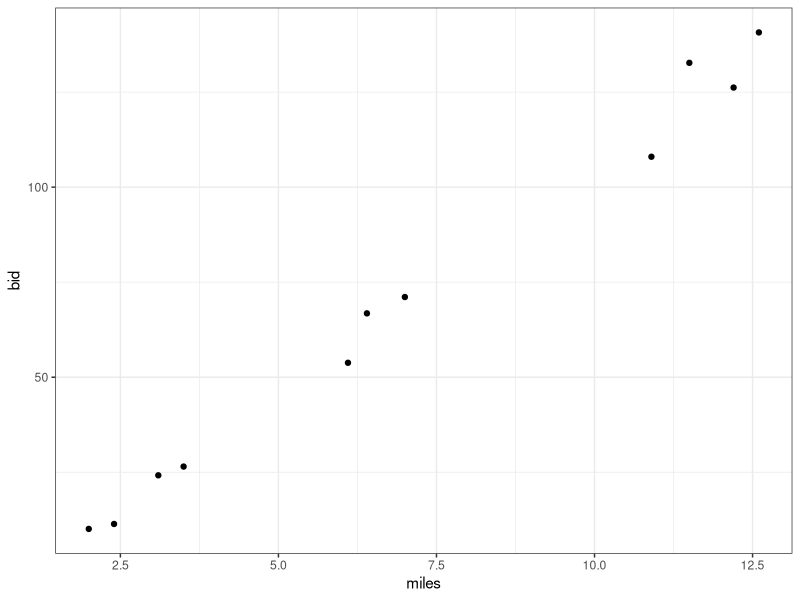
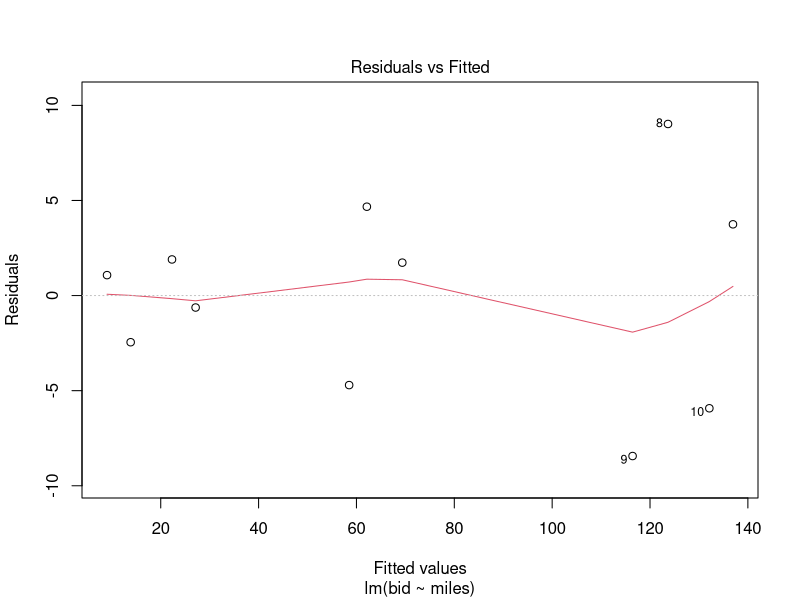
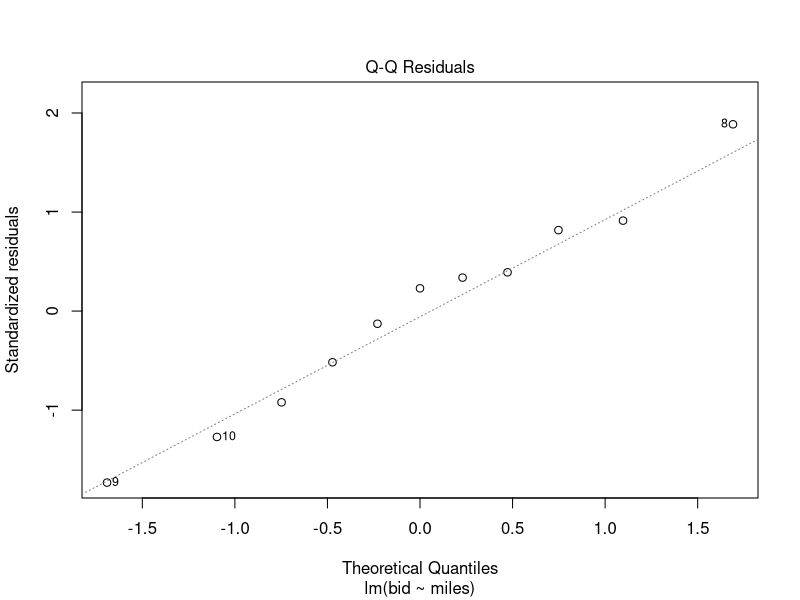
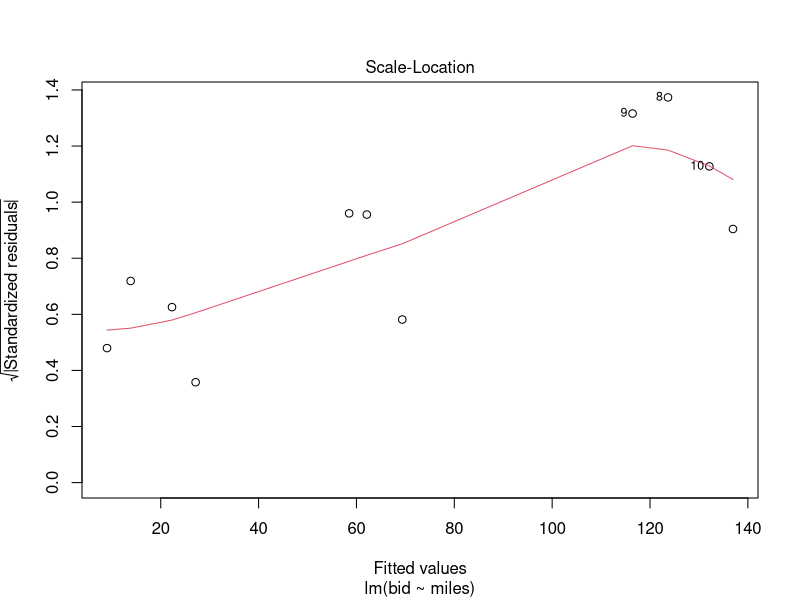
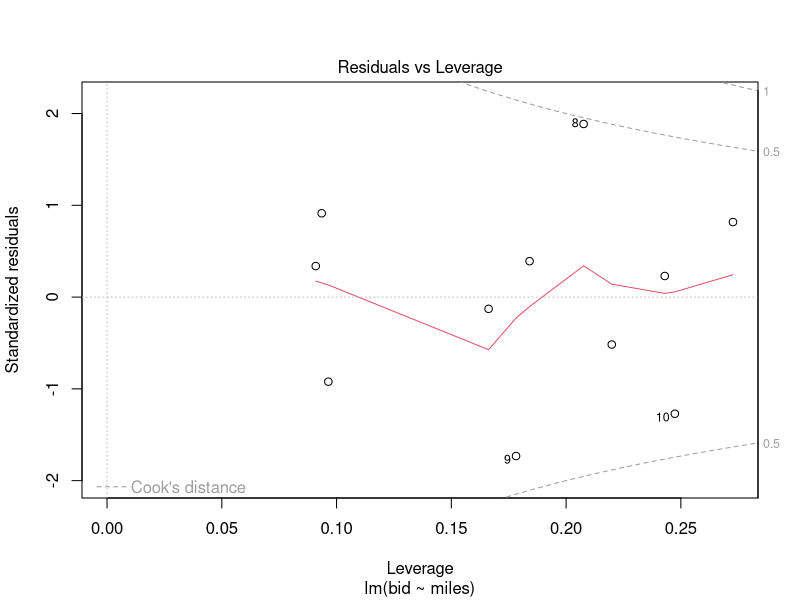
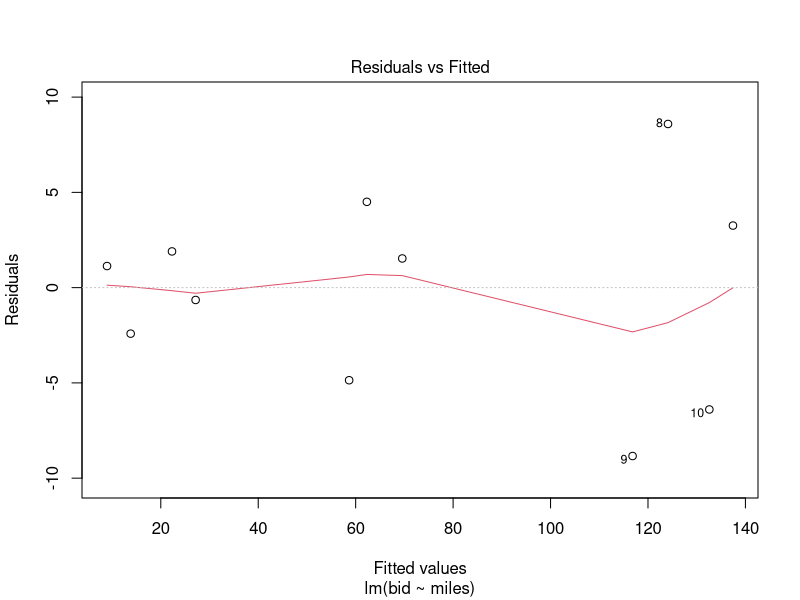
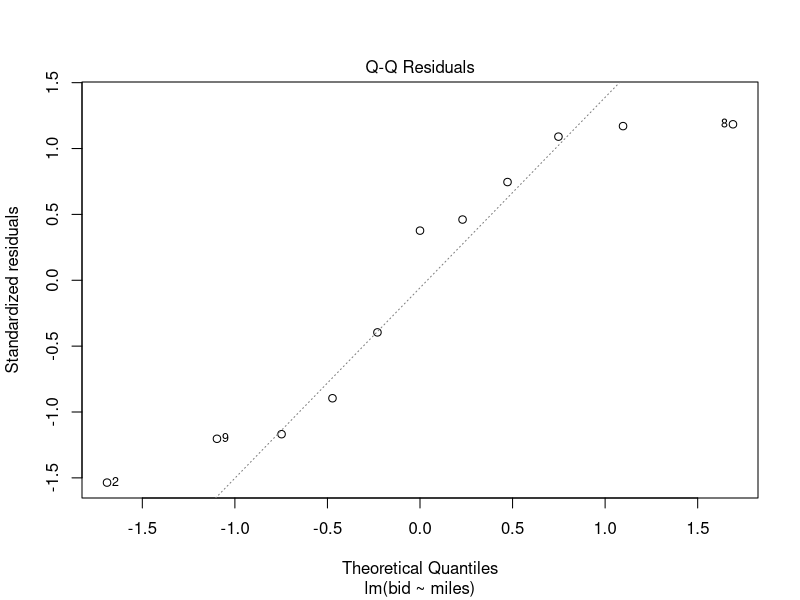
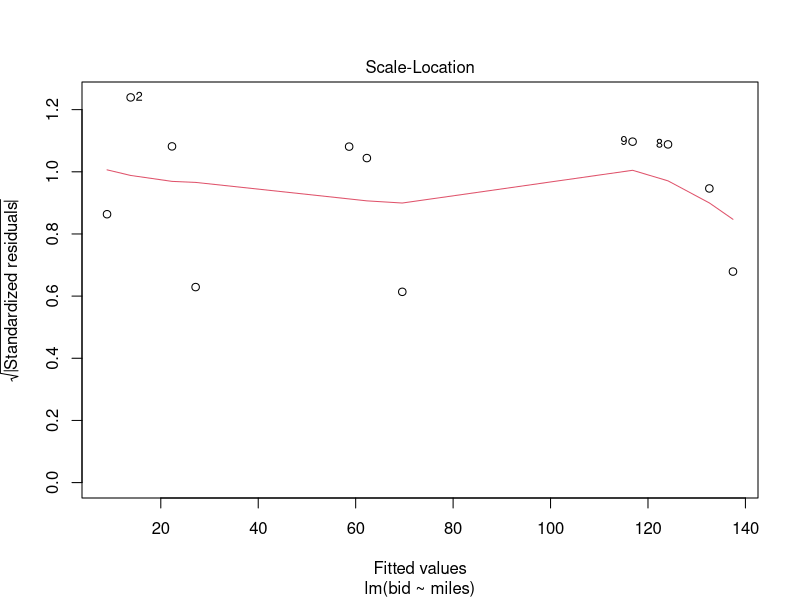

R code for these plots, in order:
## ---- chunk 1
knitr::opts_chunk$set(echo = TRUE)
library(tidyverse)
library(dplyr)
library(ggplot2)
## ---- chunk 2
construction <- read_csv("construction.csv")
construction
## ---- chunk 3
construction %>%
  ggplot(aes(x=miles, y = bid))+
  geom_point()+
  theme_bw()

## ---- chunk 4
mod1 <- lm(bid ~ miles, data = construction)
summary(mod1)
## ---- chunk 5
anova(mod1)
## ---- chunk 6
y_hat <- predict(mod1, se.fit=TRUE)
construction$Fit <- y_hat$fit
construction$SE <- y_hat$se.fit
construction$Residual <- mod1$residuals

construction
## ---- chunk 7
plot(mod1)
## ---- chunk 8
construction <- construction %>%
  mutate(Group = case_when(
    miles<=4 & miles>=2 ~ 1,
    miles<=7 & miles>-6 ~ 2,
    TRUE ~ 3
  ))

construction2 <- construction %>%
  group_by(Group) %>%
  summarize(mean = mean(miles))
construction2$resid.var <- c(3.722, 23.016, 67.031)
construction2 <- construction2 %>%
  mutate(f1 = resid.var/mean,
         f2 = resid.var/mean^2,
         f3 = resid.var/sqrt(mean))

construction2
## ---- chunk 9
grp_weights <- 1/construction2$mean^2
construction <- construction %>%
  mutate(mod_weights = case_when(
    Group == 1 ~ grp_weights[1],
    Group == 2 ~ grp_weights[2],
    TRUE ~ grp_weights[3]
  ))

mod2 <- lm(bid ~ miles, weights = mod_weights, data = construction)
construction; summary(mod2); anova(mod2)
## ---- chunk 10
plot(mod2)
## ---- chunk 11
gaskets <- read_csv("gaskets.csv")
gaskets <- gaskets %>%
  mutate(Speed = as.factor(speed))
head(gaskets)
## ---- chunk 12
gaskets %>%
  group_by(Speed) %>%
  summarize(avg = mean(defectives),
            vari = var(defectives),
            metric1 = vari/avg,
            metric2 = vari/avg^2,
            metric3 = vari/sqrt(avg))
## ---- chunk 13
plot(gaskets$speed, gaskets$defectives, xlab = "Speed", 
     ylab = "Number of Defectives", main = "Gasket Speeds v. Defectives Produced")
## ---- chunk 14
ggplot(gaskets, aes(x=Speed, y = defectives))+
  geom_point()+
  labs(x="Speed", y="Number of Defectives", title ="Gasket Speeds v. Defectives Produced")+
  theme_bw()
## ---- chunk 15
m1 <- lm(defectives ~ Speed, data = gaskets)
plot(m1)
